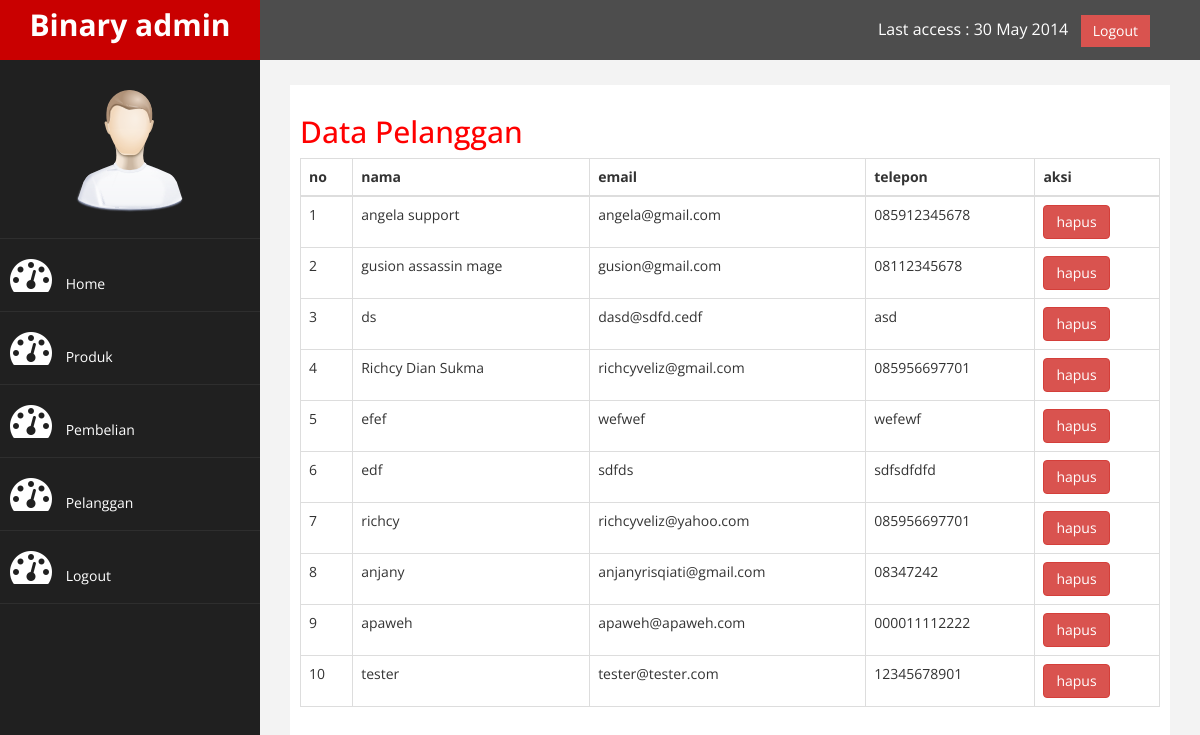
Page /admin/index.php?halaman=pelanggan (signed in) on the committed database.
### tables this page shows
CREATE TABLE `pelanggan` (
  `id_pelanggan` int(11) NOT NULL,
  `email_pelanggan` varchar(100) NOT NULL,
  `password_pelanggan` varchar(50) NOT NULL,
  `nama_pelanggan` varchar(100) NOT NULL,
  `telepon_pelanggan` varchar(25) NOT NULL,
  `alamat_pelanggan` text NOT NULL,
  `saldo` int(11) NOT NULL,
  `foto_pelanggan` varchar(250) NOT NULL
);

### admin/pelanggan.php (the view)
<h2>Data Pelanggan</h2>
<table class = "table table-bordered">
	<thead>
		<tr>
			<th>no</th>
			<th>nama</th>
			<th>email</th>
			<th>telepon</th>
			<th>aksi</th>
		</tr>
	</thead>
	<tbody>
		<?php $nomor = 1; ?>
		<?php  $ambil = $koneksi->query("SELECT * FROM pelanggan")?>
		<?php while($pecah = $ambil ->fetch_assoc()){ ?>
		<tr>
			<td><?php echo $nomor; ?></td>
			<td><?php echo $pecah['nama_pelanggan']; ?></td>
			<td><?php echo $pecah['email_pelanggan']; ?></td>
			<td><?php echo $pecah['telepon_pelanggan'];?></td>
			<td>
				<a href="" class = "btn btn-danger">hapus</a>
			</td>
		</tr>
		<?php $nomor++; ?>
		<?php } ?>
	</tbody>
</table>

### admin/assets/css/custom.css (style rules this page uses)
body { font-family: 'Open Sans', sans-serif; }
h2 { color: #f00; }

### rows in the picture
pelanggan: nama_pelanggan "angela support", email_pelanggan "angela@gmail.com", telepon_pelanggan "085912345678"
pelanggan: nama_pelanggan "gusion assassin mage", email_pelanggan "gusion@gmail.com", telepon_pelanggan "08112345678"
pelanggan: nama_pelanggan "ds", email_pelanggan "dasd@sdfd.cedf", telepon_pelanggan "asd"
pelanggan: nama_pelanggan "Richcy Dian Sukma", email_pelanggan "richcyveliz@gmail.com", telepon_pelanggan "085956697701"
pelanggan: nama_pelanggan "efef", email_pelanggan "wefwef", telepon_pelanggan "wefewf"
pelanggan: nama_pelanggan "edf", email_pelanggan "sdfds", telepon_pelanggan "sdfsdfdfd"
pelanggan: nama_pelanggan "richcy", email_pelanggan "richcyveliz@yahoo.com", telepon_pelanggan "085956697701"
pelanggan: nama_pelanggan "anjany", email_pelanggan "anjanyrisqiati@gmail.com", telepon_pelanggan "08347242"
pelanggan: nama_pelanggan "apaweh", email_pelanggan "apaweh@apaweh.com", telepon_pelanggan "000011112222"
pelanggan: nama_pelanggan "tester", email_pelanggan "tester@tester.com", telepon_pelanggan "12345678901"
